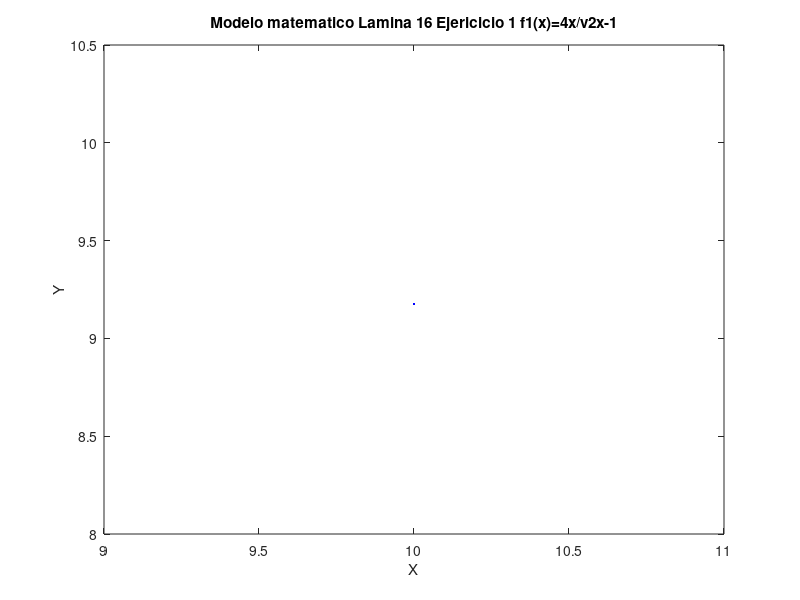

MATLAB code to generate this figure:
% Octave Script
% Title			:ModelosMatematicos_Lamina 16
% Description		:Script para graficar el ejericio 1 de la lamina 16.
% Author		:Luis Gerardo Cardozo Carranza (Gerard_CRS) luiscardozo161002@gmail.com
% Date			:20210415
% sion		  :1
% Usage			:octave> /path/ModeloMatematicos_Lamina_15_Luis Gerardo Cardozo Carranza_3012
% Notes			:Requiere aplicacion octave usar en consola preferentemente

%     Lamina 16_Ejercicio 1 f1(x)=4x/v2x-1
% Si se graficá su comportamiento es radical
%Limpiar variables.
clear
%Dominio de la funcion.
x=10:0.2:10;;
%Valor de la funcion.
y=(4*(x))/(sqrt((2*(x)-1)));
%Genera la grafica 
plot(x,y,'b');
%Asigna un nombre a la grafica 
title("Modelo matematico Lamina 16 Ejericicio 1 f1(x)=4x/v2x-1");
%Etiqueta para x
xlabel("X");
%Etiqueta para y
ylabel("Y");

